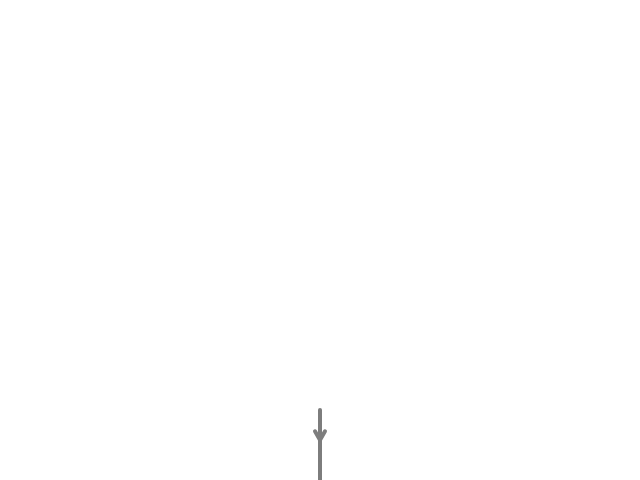
Frame 1 (no input)
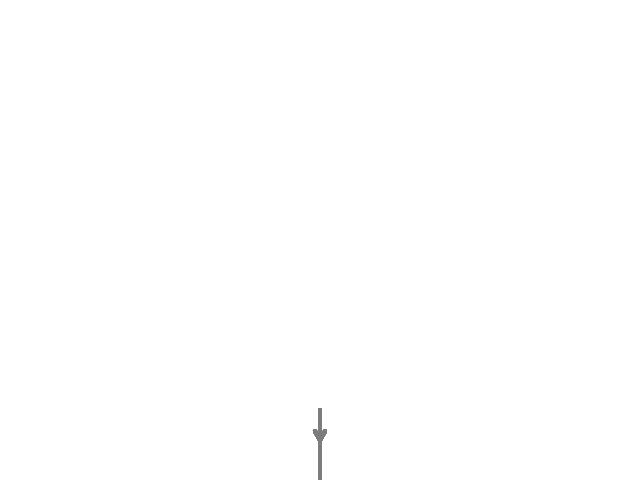
Frame 60 (no input)
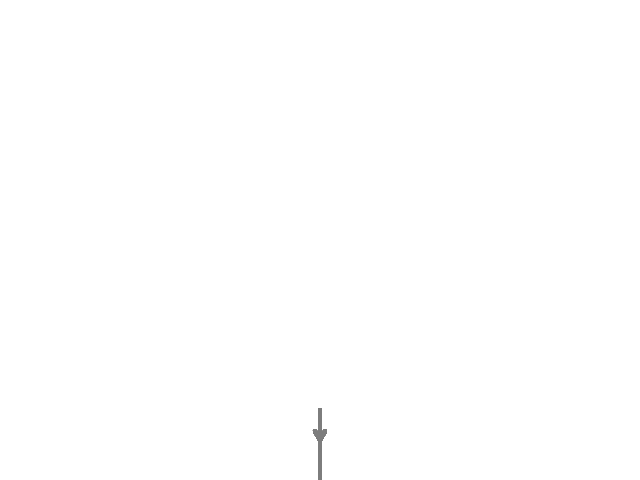
Frame 120 (the mouse pressed at the canvas centre since frame 60)

The p5.js sketch that drew these frames (run headless with seeded random() and noise() and a simulated clock; from frame 60 on, the mouse is pressed at the canvas centre):

// p5.js sketch
// ── sketch.js
var width = 640;
var height = 480;

function setup() {
    createCanvas(640, 480);
    strokeWeight(4);
    stroke(125);
}

function draw() {
    translate(width / 2, height);
    scale(1, -1);
    rotate(Math.PI/2);
    var command = expand(tree_system);
    interpret(tree_system.configuration, command);
}

var tree_system = {
    configuration: {
        angle: Math.PI/6,
        step: 10,
        iterations: 3,
    },
    start: 'T',
    rules: {
        'T': [
            [1, 'FT'],
            [1, 'FST'],
        ],
        'S': [
            [1, '[-T][+T]']
        ],
        'F': [
            [1, 'FF'],
        ],
    }
}

function interpret(configuration, word) {
    for (var index = 0; index < word.length; index++) {
        var symbol = word[index];
        switch (symbol) {
            case 'F':
                translate(configuration.step, 0);
                line(0, 0, -configuration.step, 0);
                break;
            case '-':
                rotate(-1 * configuration.angle);
                break;
            case '+':
                rotate(configuration.angle);
                break;
            case '[':
                push();
                break;
            case ']':
                pop();
                break;
            default:
                /* do nothing */
                break;
        }
    }
}

function expand(system) {
    var n = system.configuration.iterations;
    var word = system.start;
    for (var index = 0; index < n; index++) {
        word = substitute(system.rules, word);
    }
    return word;
}

function substitute(rules, word) {
    var result = '';
    for (var index = 0; index < word.length; index++) {
        var symbol = word[index];
        if (rules[symbol]) {
            result += select_one(rules[symbol]);
        } else {
            result += symbol;
        }
    }
    return result;
}

function select_one(options) {
    var total_weight = options.map(function (option) { return option[0]; }).reduce(function (sum, v) { return sum + v; });
    var target = total_weight * Math.random();
    var accumulated_weight = 0;
    for (var index = 0; index < options.length; index++) {
        accumulated_weight += options[index][0];
        if (accumulated_weight > target) {
            return options[index][1];
        }
    }
    return options[options.length - 1][1];
}
